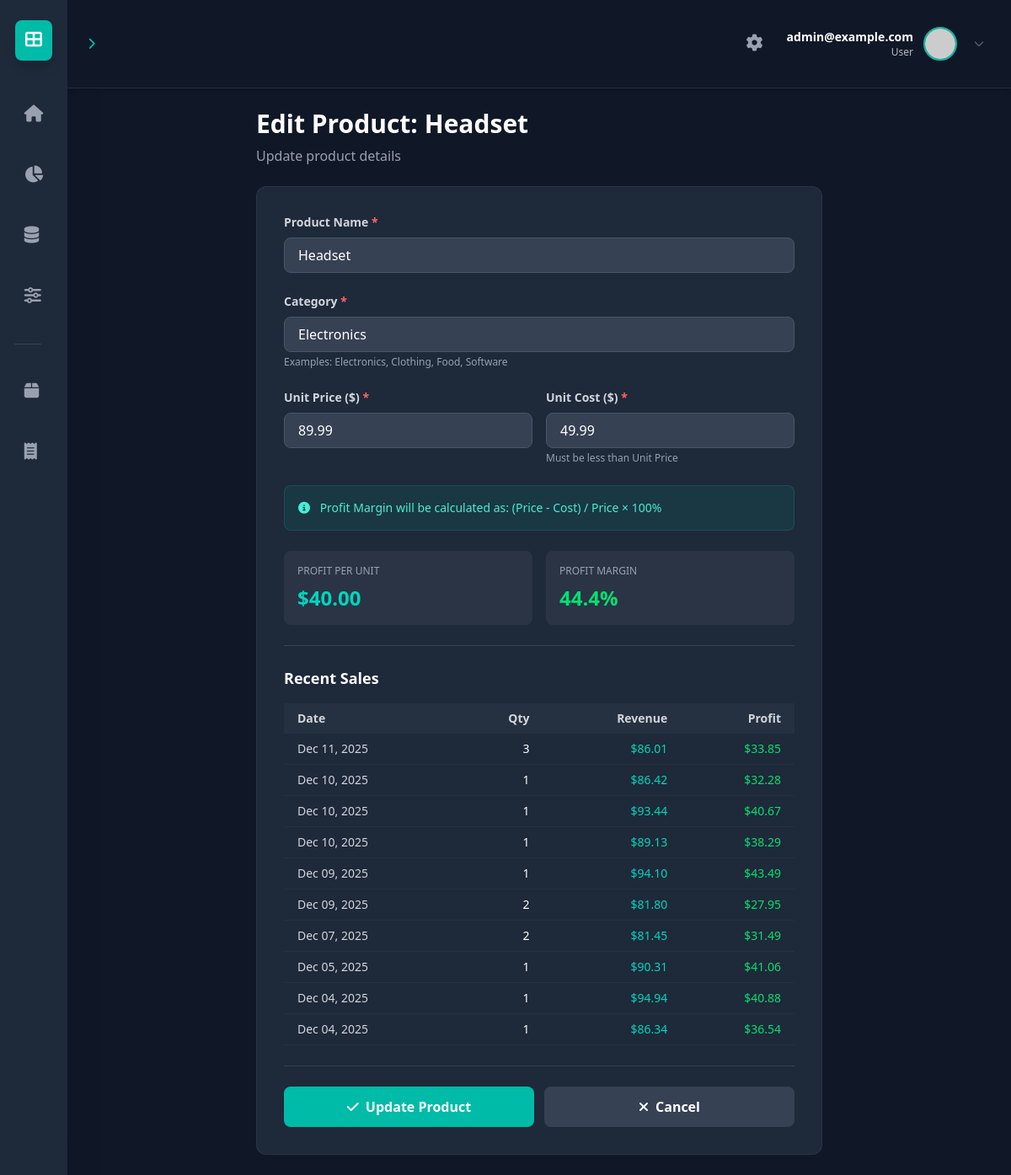
Page /products/30/edit/ (signed in) on the committed database.
### dashboard/models.py (models this page shows, shortened)
class Product(models.Model):
    name = models.CharField(max_length=100)
    category = models.CharField(max_length=50)
    price = models.DecimalField(max_digits=10, decimal_places=2)
    cost = models.DecimalField(max_digits=10, decimal_places=2)
    class Meta:
        ordering = ['name']

class SalesData(models.Model):
    product = models.ForeignKey(Product, on_delete=models.CASCADE, related_name='sales')
    date = models.DateField(default=timezone.now)
    quantity = models.IntegerField()
    revenue = models.DecimalField(max_digits=12, decimal_places=2)
    cost = models.DecimalField(max_digits=12, decimal_places=2)
    profit = models.DecimalField(max_digits=12, decimal_places=2)
    class Meta:
        ordering = ['-date']
        verbose_name_plural = "Sales Data"

### dashboard/views.py (the view)
# urls.py: path('products/<int:pk>/edit/', views.product_edit, name='product_edit'),
@login_required(login_url='login')
def product_edit(request, pk):
    product = Product.objects.get(pk=pk)
    if request.method == 'POST':
        form = ProductForm(request.POST, instance=product)
        if form.is_valid():
            form.save()
            messages.success(request, f'Product "{product.name}" updated successfully!')
            return redirect('product_list')
    else:
        form = ProductForm(instance=product)
    sales_history = product.sales.all().order_by('-date')[:10]
    return render(request, 'dashboard/product_form.html', {
        'form': form,
        'product': product,
        'sales_history': sales_history,
        'title': f'Edit Product: {product.name}',
        'button_text': 'Update Product',
        'is_create': False,
    })

### dashboard/templates/dashboard/product_form.html (shortened to what this page needs)
{% extends 'dashboard/base.html' %}
{% load static %}
{% block content %}
<div class="max-w-2xl mx-auto space-y-6">
    <div>
        <h1 class="text-3xl font-bold text-white">{{ title }}</h1>
        <p class="text-gray-400 mt-2">
            {% if is_create %}
            Add a new product to your inventory
            {% else %}
            Update product details
            {% endif %}
        </p>
    </div>
    <div class="bg-gray-800 rounded-xl border border-gray-700/50 p-8">
        <form method="POST" class="space-y-6">
            <div>
                <label class="block text-gray-300 text-sm font-semibold mb-2">
                    Product Name <span class="text-red-400">*</span>
                </label>
                {{ form.name }}
            </div>
            <div>
                <label class="block text-gray-300 text-sm font-semibold mb-2">
                    Category <span class="text-red-400">*</span>
                </label>
                {{ form.category }}
                <p class="text-gray-400 text-xs mt-1">Examples: Electronics, Clothing, Food, Software</p>
            </div>
            <div class="grid grid-cols-2 gap-4">
                <div>
                    <label class="block text-gray-300 text-sm font-semibold mb-2">
                        Unit Price ($) <span class="text-red-400">*</span>
                    </label>
                    {{ form.price }}
                </div>
                <div>
                    <label class="block text-gray-300 text-sm font-semibold mb-2">
                        Unit Cost ($) <span class="text-red-400">*</span>
                    </label>
                    {{ form.cost }}
                    <p class="text-gray-400 text-xs mt-1">Must be less than Unit Price</p>
                </div>
            </div>
            <div class="bg-teal-500/10 border border-teal-500/20 rounded-lg p-4">
                <p class="text-teal-300 text-sm">
                    <i class="fas fa-info-circle mr-2"></i>
                    Profit Margin will be calculated as: (Price - Cost) / Price × 100%
                </p>
            </div>
            <div class="grid grid-cols-2 gap-4">
                <div class="bg-gray-700/50 rounded-lg p-4">
                    <p class="text-gray-400 text-xs uppercase">Profit per Unit</p>
                    <p class="text-2xl font-bold text-teal-400 mt-2" id="profit-per-unit">$0.00</p>
                </div>
                <div class="bg-gray-700/50 rounded-lg p-4">
                    <p class="text-gray-400 text-xs uppercase">Profit Margin</p>
                    <p class="text-2xl font-bold text-teal-400 mt-2" id="profit-margin">0%</p>
                </div>
            </div>
            {% if not is_create and product.sales.exists %}
            <div class="border-t border-gray-700 pt-6">
                <h2 class="text-lg font-semibold text-white mb-4">Recent Sales</h2>
                <div class="overflow-x-auto">
                    <table class="w-full text-sm">
                        <thead>
                            <tr class="bg-gray-700/30">
                                <th class="px-4 py-2 text-left text-gray-300">Date</th>
                                <th class="px-4 py-2 text-right text-gray-300">Qty</th>
                                <th class="px-4 py-2 text-right text-gray-300">Revenue</th>
                                <th class="px-4 py-2 text-right text-gray-300">Profit</th>
                            </tr>
                        </thead>
                        <tbody>
                            {% for sale in sales_history %}
                            <tr class="border-b border-gray-700/30">
                                <td class="px-4 py-2 text-gray-300">{{ sale.date|date:"M d, Y" }}</td>
                                <td class="px-4 py-2 text-right text-white">{{ sale.quantity }}</td>
                                <td class="px-4 py-2 text-right text-teal-400">${{ sale.revenue }}</td>
                                <td class="px-4 py-2 text-right text-green-400">${{ sale.profit }}</td>
                            </tr>
                            {% endfor %}
                        </tbody>
                    </table>
                </div>
            </div>
            {% endif %}
            <div class="flex gap-3 pt-6 border-t border-gray-700">
                <button type="submit" class="flex-1 px-6 py-3 bg-teal-500 hover:bg-teal-600 text-white rounded-lg font-semibold transition-colors flex items-center justify-center gap-2">
                    <i class="fas fa-check"></i> {{ button_text }}
                </button>
                <a href="{% url 'product_list' %}" class="flex-1 px-6 py-3 bg-gray-700 hover:bg-gray-600 text-white rounded-lg font-semibold transition-colors flex items-center justify-center gap-2">
                    <i class="fas fa-times"></i> Cancel
                </a>
            </div>
        </form>
    </div>
</div>
{% endblock %}

### dashboard/templates/dashboard/base.html (shortened to what this page needs)
{% load static tailwind_tags %}
<!DOCTYPE html>
<html lang="en">
<head>
    <link rel="stylesheet" href="https://cdnjs.cloudflare.com/ajax/libs/font-awesome/6.4.0/css/all.min.css">
    {% tailwind_css %}
</head>
<body class="bg-gray-900 min-h-screen flex text-gray-200 font-sans">
    <nav class="w-20 bg-gray-800 flex flex-col items-center py-6 shadow-2xl z-10">
        <div class="p-3 bg-teal-500 rounded-lg text-white mb-10 shadow-lg">
            <i class="fas fa-th-large text-xl"></i>
        </div>
        <div class="flex flex-col gap-6">
            <a href="{% url 'sales' %}" class="nav-item p-3 rounded-lg transition-all duration-200
                {% if active_page == 'sales' %}bg-teal-500 text-white shadow-lg{% else %}text-gray-400 hover:bg-gray-700 hover:text-white{% endif %}">
                <i class="fas fa-home text-xl"></i>
            </a>
            <a href="{% url 'market' %}" class="nav-item p-3 rounded-lg transition-all duration-200
                {% if active_page == 'market' %}bg-teal-500 text-white shadow-lg{% else %}text-gray-400 hover:bg-gray-700 hover:text-white{% endif %}">
                <i class="fas fa-chart-pie text-xl"></i>
            </a>
            <a href="{% url 'data' %}" class="nav-item p-3 rounded-lg transition-all duration-200
                {% if active_page == 'data' %}bg-teal-500 text-white shadow-lg{% else %}text-gray-400 hover:bg-gray-700 hover:text-white{% endif %}">
                <i class="fas fa-database text-xl"></i>
            </a>
            <a href="{% url 'eval' %}" class="nav-item p-3 rounded-lg transition-all duration-200
                {% if active_page == 'eval' %}bg-teal-500 text-white shadow-lg{% else %}text-gray-400 hover:bg-gray-700 hover:text-white{% endif %}">
                <i class="fas fa-sliders-h text-xl"></i>
            </a>
            <div class="w-8 h-px bg-gray-700 my-2"></div>
            <a href="{% url 'product_list' %}" class="nav-item p-3 rounded-lg transition-all duration-200
                {% if active_page == 'products' %}bg-teal-500 text-white shadow-lg{% else %}text-gray-400 hover:bg-gray-700 hover:text-white{% endif %}"
                title="Product Management">
                <i class="fas fa-box text-xl"></i>
            </a>
            <a href="{% url 'sales_list' %}" class="nav-item p-3 rounded-lg transition-all duration-200
                {% if active_page == 'sales' and request.path|slice:"0:6" == '/sales' %}bg-teal-500 text-white shadow-lg{% else %}text-gray-400 hover:bg-gray-700 hover:text-white{% endif %}"
                title="Sales Management">
                <i class="fas fa-receipt text-xl"></i>
            </a>
        </div>
    </nav>
    <main class="flex-1 flex flex-col overflow-hidden">
        <header class="bg-gray-900 border-b border-gray-700/50 p-6 flex justify-between items-center shadow-md relative z-20">
    <div class="flex items-center space-x-2 text-xl font-medium text-white">
        <i class="fas fa-chevron-right text-teal-500 text-sm"></i>
    </div>
    <div class="flex items-center gap-3">
        <button onclick="toggleSettings()" class="p-2 rounded-lg text-gray-400 hover:bg-gray-800 hover:text-white transition-all duration-200">
            <i class="fas fa-cog text-xl"></i>
        </button>
        <div class="relative">
            <button id="user-menu-button" onclick="toggleProfileMenu()" class="flex items-center space-x-3 focus:outline-none bg-transparent hover:bg-gray-800 p-2 rounded-lg transition-colors duration-200">
                <div class="text-right">
                    <div class="font-semibold text-sm" style="color: inherit;">
                        {% if user.first_name %}
                            {{ user.first_name }} {{ user.last_name }}
                        {% else %}
                            {{ user.username }}
                        {% endif %}
                    </div>
                    <div class="text-xs opacity-70">User</div>
                </div>
                <img src="https://ui-avatars.com/api/?name={% if user.first_name %}{{ user.first_name }}+{{ user.last_name }}{% else %}{{ user.username }}{% endif %}&background=00c2a2&color=fff"
                     class="h-10 w-10 rounded-full border-2 border-teal-500" alt="User">
                <i class="fas fa-chevron-down text-gray-500 text-xs ml-2 transition-transform duration-200" id="menu-arrow"></i>
            </button>
        </div>
    </div>
</header>
        <div class="flex-1 p-6 overflow-y-auto">
            {% block content %}{% endblock %}
        </div>
    </main>
</body>
</html>

### dashboard/templates/dashboard/base.html (style rules this page uses)
#user-menu-button { color: #ffffff !important; }
#user-menu-button .font-semibold { color: inherit !important; }
#user-menu-button .text-xs { opacity: 0.7; }

### rows in the picture
Product: name "Headset", category "Electronics", price "89.99", cost "49.99"
SalesData: date "Dec 11, 2025", quantity "3", revenue "86.01", profit "33.85"
SalesData: date "Dec 10, 2025", quantity "1", revenue "86.42", profit "32.28"
SalesData: date "Dec 10, 2025", quantity "1", revenue "93.44", profit "40.67"
SalesData: date "Dec 10, 2025", quantity "1", revenue "89.13", profit "38.29"
SalesData: date "Dec 09, 2025", quantity "1", revenue "94.10", profit "43.49"
SalesData: date "Dec 09, 2025", quantity "2", revenue "81.80", profit "27.95"
SalesData: date "Dec 07, 2025", quantity "2", revenue "81.45", profit "31.49"
SalesData: date "Dec 05, 2025", quantity "1", revenue "90.31", profit "41.06"
SalesData: date "Dec 04, 2025", quantity "1", revenue "94.94", profit "40.88"
SalesData: date "Dec 04, 2025", quantity "1", revenue "86.34", profit "36.54"

### other values in the picture
{{ user.username }} "admin@example.com"
{{ title }} "Edit Product: Headset"
{{ button_text }} "Update Product"
